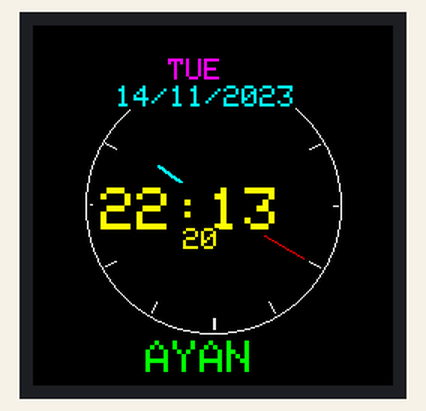
This sketch was run on a simulated Arduino Uno, built with avr-gcc and run on an emulated ATmega328P. On the bench: 240×240 colour display. The local clock reads 2024-03-15 10:24:30 at power-on unless the sketch sets it; what the sketch prints to the serial monitor is not drawn.

Above: at 1.3 s.
At 5.3 s:
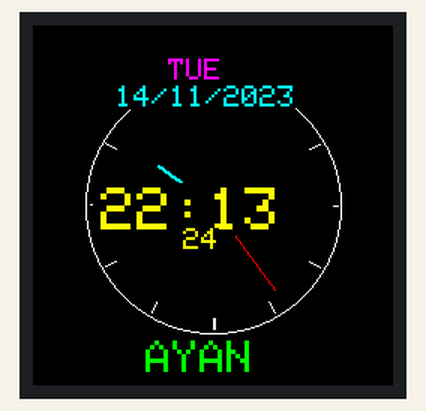
At 10.3 s:
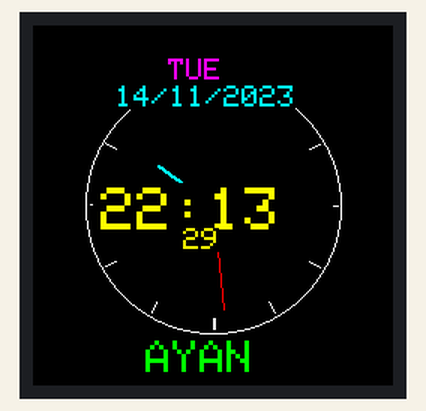
At 17.3 s:
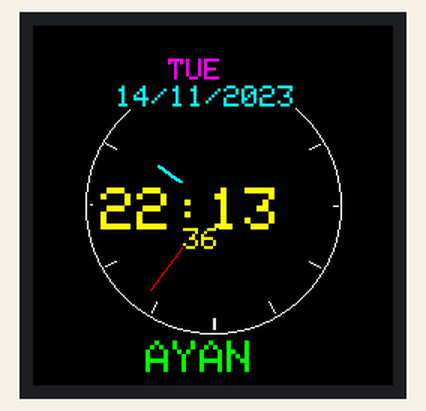
At 24.3 s:
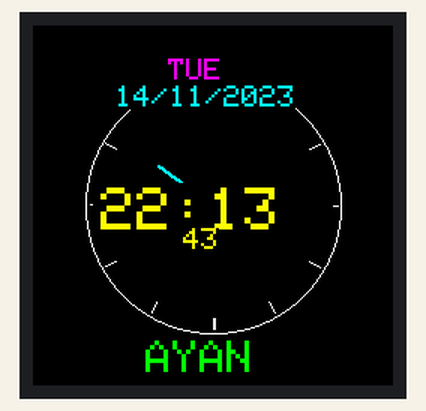
At 38.3 s:
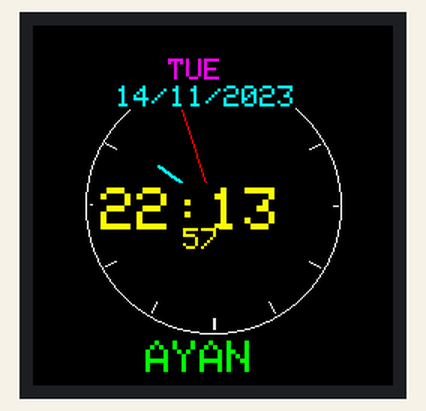

The sketch:

centered_clock.ino
```cpp
#include <Arduino.h>
#include <SPI.h>
#include <Adafruit_GFX.h>
#include <Adafruit_GC9A01A.h>
#include <ThreeWire.h>
#include <RtcDS1302.h>

// ===== GC9A01A Circular Display Pins =====
#define TFT_DC    9    // DC/RS pin
#define TFT_CS    10   // CS pin
#define TFT_MOSI  11   // SDA pin on display
#define TFT_SCLK  12   // SCL pin on display
#define TFT_RST   8    // RES/RST pin

// ===== DS1302 RTC Pins =====
#define RTC_CLK 4   // CLK pin
#define RTC_DAT 5   // DAT pin
#define RTC_RST 6   // RST pin

// Create display object
Adafruit_GC9A01A tft(TFT_CS, TFT_DC, TFT_MOSI, TFT_SCLK, TFT_RST);

// Create RTC object for DS1302
ThreeWire myWire(RTC_DAT, RTC_CLK, RTC_RST);
RtcDS1302<ThreeWire> Rtc(myWire);

// Clock center and radius
const int centerX = 120;
const int centerY = 120;
const int clockRadius = 85;  // Bigger clock!

// Variables for display updates
unsigned long previousMillis = 0;
const long interval = 1000;  // Update every 1 second

// Store previous hand positions to erase them
int lastHourX = 0, lastHourY = 0;
int lastMinuteX = 0, lastMinuteY = 0;
int lastSecondX = 0, lastSecondY = 0;
bool firstDraw = true;

void setup() {
  Serial.begin(115200);
  delay(1000);

  Serial.println("Initializing circular display and DS1302 RTC...");

  // ===== Initialize Circular Display =====
  tft.begin();
  tft.setRotation(0);
  tft.fillScreen(GC9A01A_BLACK);

  // ===== Initialize DS1302 RTC =====
  Serial.println("Initializing DS1302...");
  Rtc.Begin();

  // ========== AUTO-SYNC TO LAPTOP TIME ==========
  // This automatically sets the RTC to your laptop's time when you upload!

  RtcDateTime compiled = RtcDateTime(__DATE__, __TIME__);
  Rtc.SetDateTime(compiled);

  Serial.print("Time synced to laptop: ");
  Serial.print(compiled.Day());
  Serial.print("/");
  Serial.print(compiled.Month());
  Serial.print("/");
  Serial.print(compiled.Year());
  Serial.print(" ");
  Serial.print(compiled.Hour());
  Serial.print(":");
  Serial.print(compiled.Minute());
  Serial.println();
  // ==============================================

  if (!Rtc.GetIsRunning()) {
    Serial.println("Starting RTC...");
    Rtc.SetIsRunning(true);
  }

  Rtc.SetIsWriteProtected(false);

  Serial.println("DS1302 RTC initialized successfully!");

  // Draw initial clock face
  drawClockFace();

  Serial.println("Setup complete!");
}

void loop() {
  unsigned long currentMillis = millis();

  // Update display every second
  if (currentMillis - previousMillis >= interval) {
    previousMillis = currentMillis;

    // Get current time from RTC
    RtcDateTime now = Rtc.GetDateTime();

    // Check if time is valid
    if (!now.IsValid()) {
      Serial.println("RTC time is not valid!");
      tft.fillScreen(GC9A01A_RED);
      tft.setCursor(40, 100);
      tft.setTextColor(GC9A01A_WHITE);
      tft.setTextSize(2);
      tft.println("RTC ERROR!");
      tft.println(" Check wiring!");
      return;
    }

    // Update clock
    updateClock(now);

    // Print to Serial for debugging
    Serial.print(now.Year());
    Serial.print('/');
    Serial.print(now.Month());
    Serial.print('/');
    Serial.print(now.Day());
    Serial.print(" ");
    Serial.print(now.Hour());
    Serial.print(':');
    Serial.print(now.Minute());
    Serial.print(':');
    Serial.println(now.Second());
  }
}

void drawClockFace() {
  // Draw outer circle (smaller)
  tft.drawCircle(centerX, centerY, clockRadius, GC9A01A_WHITE);

  // Draw hour markers
  for (int i = 0; i < 12; i++) {
    float angle = (i * 30 - 90) * PI / 180;  // -90 to start at 12 o'clock

    // Outer point
    int x1 = centerX + (clockRadius - 3) * cos(angle);
    int y1 = centerY + (clockRadius - 3) * sin(angle);

    // Inner point
    int x2 = centerX + (clockRadius - 10) * cos(angle);
    int y2 = centerY + (clockRadius - 10) * sin(angle);

    // Draw thicker lines for 12, 3, 6, 9
    if (i % 3 == 0) {
      tft.drawLine(x1, y1, x2, y2, GC9A01A_WHITE);
      tft.drawLine(x1 + 1, y1, x2 + 1, y2, GC9A01A_WHITE);
    } else {
      tft.drawLine(x1, y1, x2, y2, GC9A01A_WHITE);
    }
  }

  // Draw center dot
  tft.fillCircle(centerX, centerY, 3, GC9A01A_WHITE);
}

void updateClock(RtcDateTime now) {
  // Erase old hands (draw in black) - except on first draw
  if (!firstDraw) {
    drawHourHand(lastHourX, lastHourY, GC9A01A_BLACK);
    drawMinuteHand(lastMinuteX, lastMinuteY, GC9A01A_BLACK);
    drawSecondHand(lastSecondX, lastSecondY, GC9A01A_BLACK);
  }
  firstDraw = false;

  // Calculate angles (adjust for 12 o'clock at top)
  int hour = now.Hour() % 12;
  int minute = now.Minute();
  int second = now.Second();

  float hourAngle = ((hour * 30) + (minute * 0.5) - 90) * PI / 180;
  float minuteAngle = ((minute * 6) - 90) * PI / 180;
  float secondAngle = ((second * 6) - 90) * PI / 180;

  // Calculate hand end points (adjusted for bigger clock)
  int hourX = centerX + (clockRadius - 40) * cos(hourAngle);
  int hourY = centerY + (clockRadius - 40) * sin(hourAngle);

  int minuteX = centerX + (clockRadius - 20) * cos(minuteAngle);
  int minuteY = centerY + (clockRadius - 20) * sin(minuteAngle);

  int secondX = centerX + (clockRadius - 15) * cos(secondAngle);
  int secondY = centerY + (clockRadius - 15) * sin(secondAngle);

  // Draw new hands
  drawHourHand(hourX, hourY, GC9A01A_CYAN);
  drawMinuteHand(minuteX, minuteY, GC9A01A_GREEN);
  drawSecondHand(secondX, secondY, GC9A01A_RED);

  // Store positions for next erase
  lastHourX = hourX;
  lastHourY = hourY;
  lastMinuteX = minuteX;
  lastMinuteY = minuteY;
  lastSecondX = secondX;
  lastSecondY = secondY;

  // Redraw center dot over the hands
  tft.fillCircle(centerX, centerY, 3, GC9A01A_WHITE);

  // Display digital time IN CENTER
  displayDigitalTime(now);

  // Display date at top
  displayDate(now);

  // Display AYAN at bottom
  displayAyan();
}

void drawHourHand(int x, int y, uint16_t color) {
  // Thick hour hand
  tft.drawLine(centerX, centerY, x, y, color);
  tft.drawLine(centerX + 1, centerY, x + 1, y, color);
  tft.drawLine(centerX, centerY + 1, x, y + 1, color);
}

void drawMinuteHand(int x, int y, uint16_t color) {
  // Medium minute hand
  tft.drawLine(centerX, centerY, x, y, color);
  tft.drawLine(centerX + 1, centerY, x + 1, y, color);
}

void drawSecondHand(int x, int y, uint16_t color) {
  // Thin second hand
  tft.drawLine(centerX, centerY, x, y, color);
}

void displayDigitalTime(RtcDateTime now) {
  // Clear area for digital time (CENTER OF DISPLAY)
  tft.fillRect(40, 105, 160, 35, GC9A01A_BLACK);

  // Display digital time - LARGE AND CENTERED
  tft.setTextSize(4);
  tft.setTextColor(GC9A01A_YELLOW, GC9A01A_BLACK);
  tft.setCursor(45, 108);

  if (now.Hour() < 10) tft.print("0");
  tft.print(now.Hour());
  tft.print(":");
  if (now.Minute() < 10) tft.print("0");
  tft.print(now.Minute());

  // Seconds below, smaller
  tft.setTextSize(2);
  tft.setCursor(100, 135);
  if (now.Second() < 10) tft.print("0");
  tft.print(now.Second());
}

void displayDate(RtcDateTime now) {
  // Clear area for date (TOP OF SCREEN)
  tft.fillRect(20, 20, 200, 35, GC9A01A_BLACK);

  // Display day of week - CENTERED AT TOP
  const char* days[] = {"SUN", "MON", "TUE", "WED", "THU", "FRI", "SAT"};
  tft.setTextSize(2);
  tft.setTextColor(GC9A01A_MAGENTA, GC9A01A_BLACK);

  // Center the day name
  tft.setCursor(90, 22);
  tft.print(days[now.DayOfWeek()]);

  // Display date - CENTERED BELOW DAY
  tft.setTextSize(2);
  tft.setTextColor(GC9A01A_CYAN, GC9A01A_BLACK);
  tft.setCursor(55, 40);

  if (now.Day() < 10) tft.print("0");
  tft.print(now.Day());
  tft.print("/");
  if (now.Month() < 10) tft.print("0");
  tft.print(now.Month());
  tft.print("/");
  tft.print(now.Year());
}

void displayAyan() {
  // Display AYAN at bottom of screen
  tft.setTextSize(3);
  tft.setTextColor(GC9A01A_GREEN, GC9A01A_BLACK);
  tft.setCursor(75, 210);
  tft.print("AYAN");
}
```

Measured:
- what the display in image 0 shows lasts 1.0 s, from 1.3 s to 2.3 s
